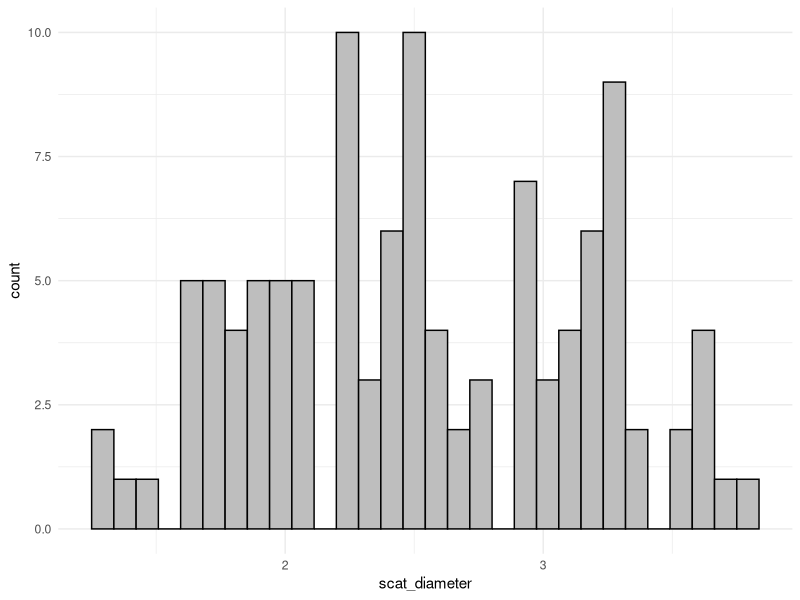
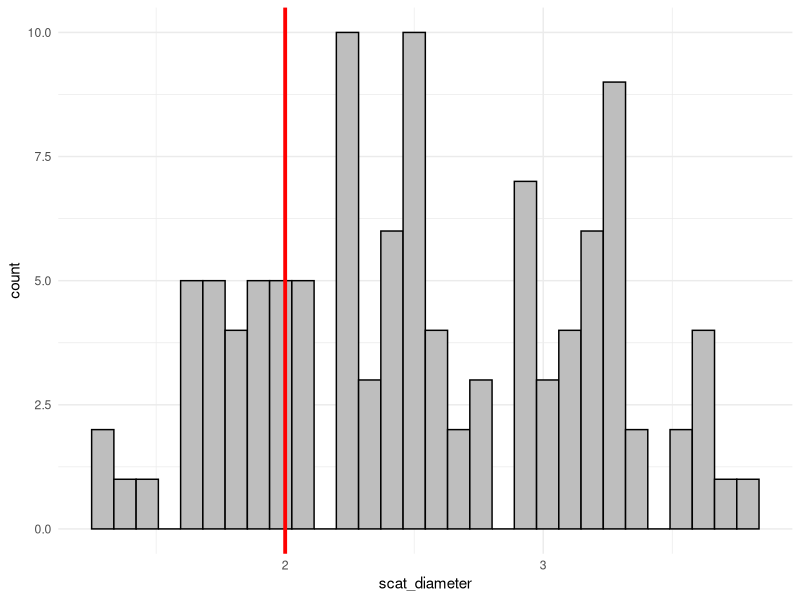

Recreate these plots in R, in order. (Note: this script raises an error after producing the figures.)
## Ellen Brandell
## May 2021

## assess the importance of the diameter used to delineate pups/adults 

library(tidyverse)
library(cowplot)
theme_set(theme_minimal(base_size=11))

setwd("~/Desktop/scat_project/DATA/data_summaries")

# individual scat data
diameter <- read.csv("scat_diameter.csv")
geno <- read.csv("all_geno_sex_results.csv")

# environmental data
meta <- read.csv("scat_metadata.csv")
location <- read.csv("locations.csv")

######################################## COMBINE  DATA
data1 <- merge(geno, diameter, by="scatID", all.x=T)
# data1 <- merge(data1, meta[,c(1,4)], by="scatID", all.x=T) # I want site


######################################## DIAMETER PATTERNS
ggplot(data=data1, aes(x=scat_diameter)) + geom_histogram(fill='gray', color='black')


## look at different diameter measurements by unique wolves



## look at different diameter measurements by collared wolves (known age)



######################################## EXPLORING CUTOFFS
cut1 <- 2.0  # less than OR equal to this is a pup
cut2 <- 2.5  # less than OR equal to this is a pup
data1$age <- ifelse(data1$scat_diameter<=cut1, "Pup", "Adult")
data1$age2 <- ifelse(data1$scat_diameter<=cut2, "Pup", "Adult")
# make sure age isn't changing unless the wolf ages from Juv -> Adult
ggplot(data=data1, aes(x=scat_diameter)) + geom_histogram(fill='gray', color='black') +
  geom_vline(xintercept=cut1, col='red', size=1.3)


table(data1$age)
table(data1$age)/nrow(data1)
# "questionable"/"in between" scat diameters based on our cutoff
table(data1$scat_diameter>cut1-0.3 & data1$scat_diameter<cut1+0.3)
# there are quite a few of these "in between" sizes


###### make a data set of JUST KNOWN WOLVES
wolves1 <- data1[!is.na(data1$wolfID),]

wolf.sum <- wolves1 %>% group_by(wolfID) %>% summarize(sex=sex[1], ages=length(unique(age)), age=age[1], 
                                                       age2=age2[1], pack=pack[1],
                                                     e.c.=max(e.c.),e.m.=max(e.m.),t.m.d.=max(t.m.d.),
                                                     sites=length(unique(indiv.site)), nsamples=n())
table(wolf.sum$ages)

table(wolf.sum$age)
table(wolf.sum$age)/nrow(wolf.sum)

table(wolf.sum$pack, wolf.sum$age)

a <- ggplot(data=wolves1, aes(x=scat_diameter)) + geom_histogram(fill='gray', color='black') +
  geom_vline(xintercept=cut1, col='red', size=1.3) + geom_vline(xintercept=cut2, col='red', size=1.3, linetype="dashed") +
  xlab("scat diameter") + ggtitle("Scat Diameter Known Wolves")
a
b <- ggplot(data=wolves1, aes(y=scat_diameter, x=wolfID, color=wolfID)) + geom_point() + 
  ylab("scat diameter") + ggtitle("Scat Diameter Known Wolves") + 
  theme(axis.text.x=element_text(angle=90), legend.position="none") +
  geom_hline(yintercept=cut1, col='red', size=0.5) + geom_hline(yintercept=cut2, col='red', size=0.5, linetype="dashed")
b
c <- ggplot(data=wolves1, aes(y=scat_diameter, x=age, color=age)) + geom_boxplot() + geom_jitter(width=0.1) +
  ylab("scat diameter") + ggtitle("Scat Diameter Known Wolves") +
  geom_hline(yintercept=cut1, col='red', size=0.7)
c
d <- ggplot(data=wolves1, aes(y=scat_diameter, x=age2, color=age2)) + geom_boxplot() + geom_jitter(width=0.1) +
  ylab("scat diameter") + ggtitle("Scat Diameter Known Wolves") +
  geom_hline(yintercept=cut2, col='red', size=0.7, linetype="dashed")
d

ggplot(data=wolves1, aes(y=scat_diameter, x=sex, color=sex)) + geom_boxplot() + geom_jitter(width=0.2) +
  ylab("scat diameter") + ggtitle("Scat Diameter Known Wolves") + 
  geom_hline(yintercept=cut, col='red', size=0.7) + geom_hline(yintercept=cut2, col='red', size=0.7, linetype="dashed")


plot_grid(a,b,c,d, nrow=2, ncol=2)
ggsave("scat_diameter.png", height=11, width=11, units="in", dpi=250)


###### HOW MANY MISMATCHES DO WE HAVE BASED ON CUTOFF VALUE?
# can only use resampled wolves for this


## and importantly, we want to make sure the collared wolves are correctly classified:
# pup = 1211F, 1228F, 1229F
# adult = 969F, 907F, 996M, 1005F, 1155M, 1156M


######
# change scat 145 wolf 1228F to Pup
